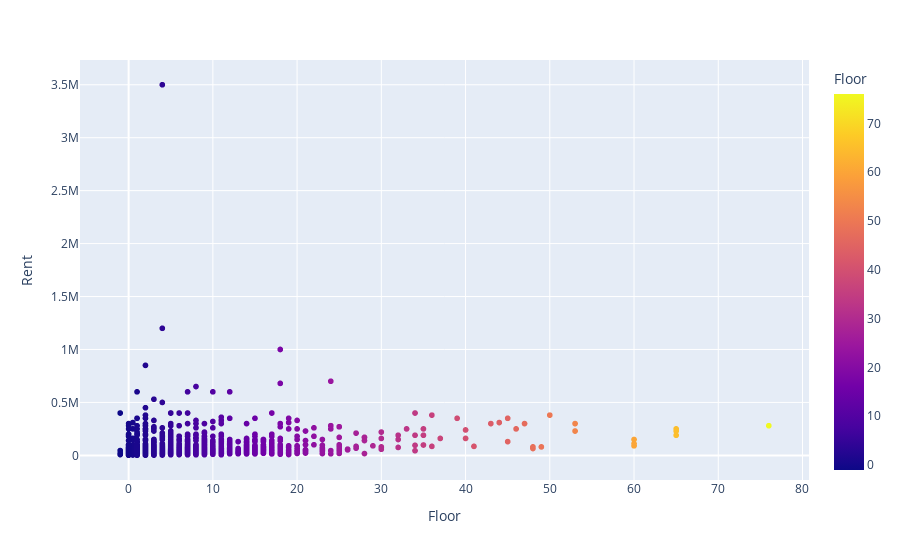

Source (notebook cell):
### Code cell
fig = px.scatter(df,
                 x='Floor',
                 y='Rent',
                 color='Floor')
fig.show()

### Figure 1 — Plotly figure (JSON) as saved in the notebook; plotly's stock layout.template omitted (floating-point values rounded to 4 significant figures; data arrays with more than 128 entries replaced by an {"elided": "..."} marker saying what was removed)
{"data": [{"hovertemplate": "Floor=%{marker.color}<br>Rent=%{y}<extra></extra>", "legendgroup": "", "marker": {"color": {"elided": "4742 float values"}, "coloraxis": "coloraxis", "symbol": "circle"}, "mode": "markers", "name": "", "showlegend": false, "type": "scattergl", "x": {"elided": "4742 float values"}, "xaxis": "x", "y": {"elided": "4742 int values"}, "yaxis": "y"}], "layout": {"coloraxis": {"colorbar": {"title": {"text": "Floor"}}, "colorscale": [[0, "#0d0887"], [0.1111, "#46039f"], [0.2222, "#7201a8"], [0.3333, "#9c179e"], [0.4444, "#bd3786"], [0.5556, "#d8576b"], [0.6667, "#ed7953"], [0.7778, "#fb9f3a"], [0.8889, "#fdca26"], [1, "#f0f921"]]}, "legend": {"tracegroupgap": 0}, "margin": {"t": 60}, "xaxis": {"anchor": "y", "domain": [0, 1], "title": {"text": "Floor"}}, "yaxis": {"anchor": "x", "domain": [0, 1], "title": {"text": "Rent"}}}}
